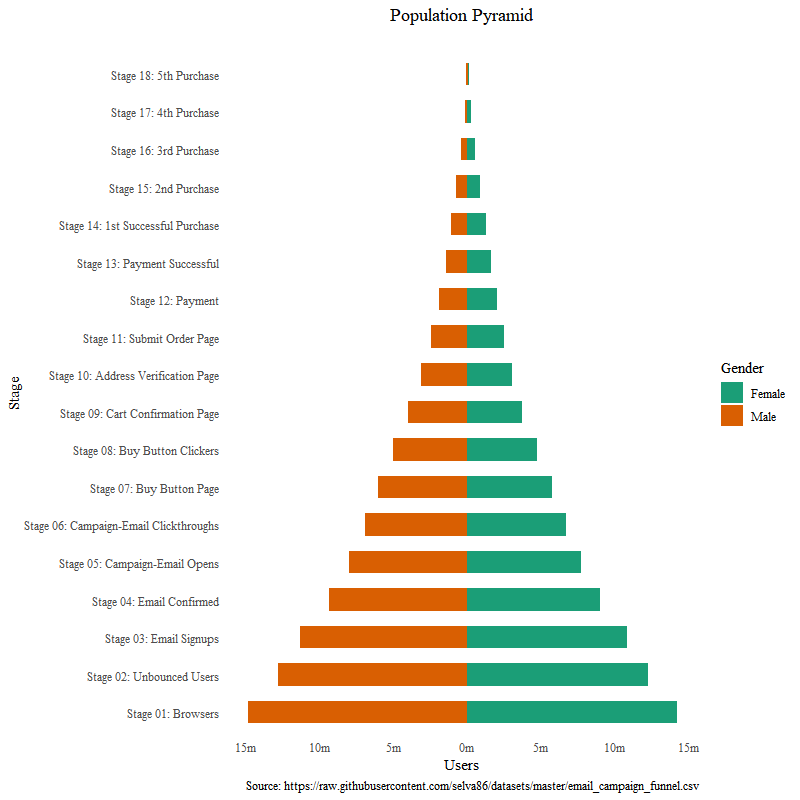

R code for this plot:
### POPULATION PYRAMIDS ###

# Import ggthemes package
library(ggthemes)                                       

# Import ggplot2 package
library(ggplot2)                                        

# Turn off scientific notation
options(scipen = 999)                                   

# Specify the chart breaks
brks <- seq(,,)                                         

# Specify the chart labels
lbls = paste0(as.character(c(seq(,,), seq(,,))), "m")   

ggplot(data = ,                                         # load data set
       aes(x = ,                                        # set the x variable
           y = ,                                        # set the y variable
           fill = )) +                                  # type in the color fill variable
  geom_bar(stat = "identity",                           # set stat = 'identity'
           width = ) +                                  # set the bars width
  scale_y_continuous(breaks = brks,                     # set breaks = brks
                     labels = lbls) +                   # set labels = lbls
  coord_flip() +                                        # specify coord_flip()
  theme_tufte() +                                       # set theme_tufte()
  theme(plot.title = element_text(hjust = ),            # hjust displays the text horizontally 
        axis.ticks = element_blank()) +                 # do not modify this line of code
  scale_fill_brewer(palette = "") +                     # type in the palette style
  labs(title = "",                                      # type in the plot title
       subtitle = "",                                   # type in the plot subtitle
       caption = "")                                    # type in additional captions

# EXAMPLE

library(ggthemes)
library(ggplot2)
options(scipen = 999)

email_campaign_funnel <- read.csv("https://raw.githubusercontent.com/selva86/datasets/master/email_campaign_funnel.csv")

brks <- seq(-15000000, 15000000, 5000000)
lbls = paste0(as.character(c(seq(15, 0, -5), seq(5, 15, 5))), "m")

ggplot(data = email_campaign_funnel,
       aes(x = Stage,
           y = Users,
           fill = Gender)) +
  geom_bar(stat = "identity",
           width = 0.6) +
  scale_y_continuous(breaks = brks,
                     labels = lbls) +
  coord_flip() +
  theme_tufte() +
  theme(plot.title = element_text(hjust = 0.5),
        axis.ticks = element_blank()) +
  scale_fill_brewer(palette = "Dark2") +
  labs(title = "Population Pyramid",
       subtitle = "",
       caption = "Source: https://raw.githubusercontent.com/selva86/datasets/master/email_campaign_funnel.csv")
